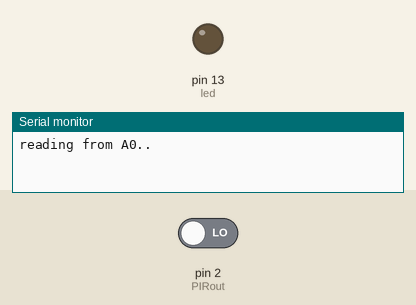
A sketch run on a simulated Arduino Mega 2560, built with avr-gcc and run on an emulated ATmega2560. Parts: output pins drawn as LEDs (lit = HIGH), the last lines printed to the serial monitor. Dashed ring = blinking. Inputs (shaded band) come from the test bench; at power-on: pin 2 (PIRout) LOW.

Above: at 1.2 s.
1.3 s: pin 2 (PIRout) driven HIGH
At 1.51 s:
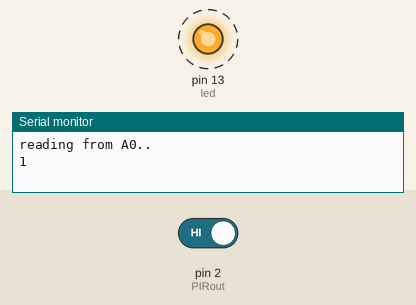
4.3 s: pin 2 (PIRout) driven LOW
At 4.3 s:
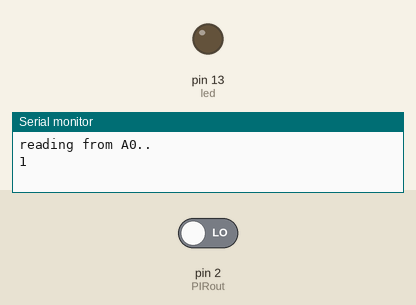
Timing chart, 0 to 7.3 s (numbered marks = the images above; inputs shaded):
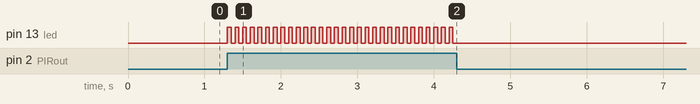

Measured:
- after the input at 1.3 s, pin 13 (led): alternates HIGH for 0.05 s and LOW for 0.05 s, starting at once
- after the input at 4.3 s, pin 13 (led): stops changing and stays LOW

The sketch:

motion-detector.ino
```cpp
const int led = 13; //LED 連接至數位腳13。
const int PIRout = 2;

void setup() {
  // put your setup code here, to run once:
  pinMode(led, OUTPUT); //設定數位腳13 為輸出模式。
  pinMode(PIRout, INPUT);
  Serial.begin(9600);
  Serial1.begin(57600); // Important! communicate with MT7688
  Serial.println("reading from A0..");
}

void loop() {
  // put your main code here, to run repeatedly:
  int val = digitalRead(PIRout); //讀取PIR狀態(PIR 短路夾連接至H)。
  if (val == HIGH) //PIR 輸出狀態為HIGH(有物體移動)?
  {
    Serial.println(1);
    Serial1.print(1);
    while (digitalRead(PIRout) == HIGH) {
      digitalWrite(led, HIGH); //閃爍LED。
      delay(50); //點亮LED 50ms。
      digitalWrite(led, LOW);
      delay(50); //關閉LED 50ms。
    }
  }
  else //PIR 輸出狀態為LOW。
    digitalWrite(led, LOW);
}
```
